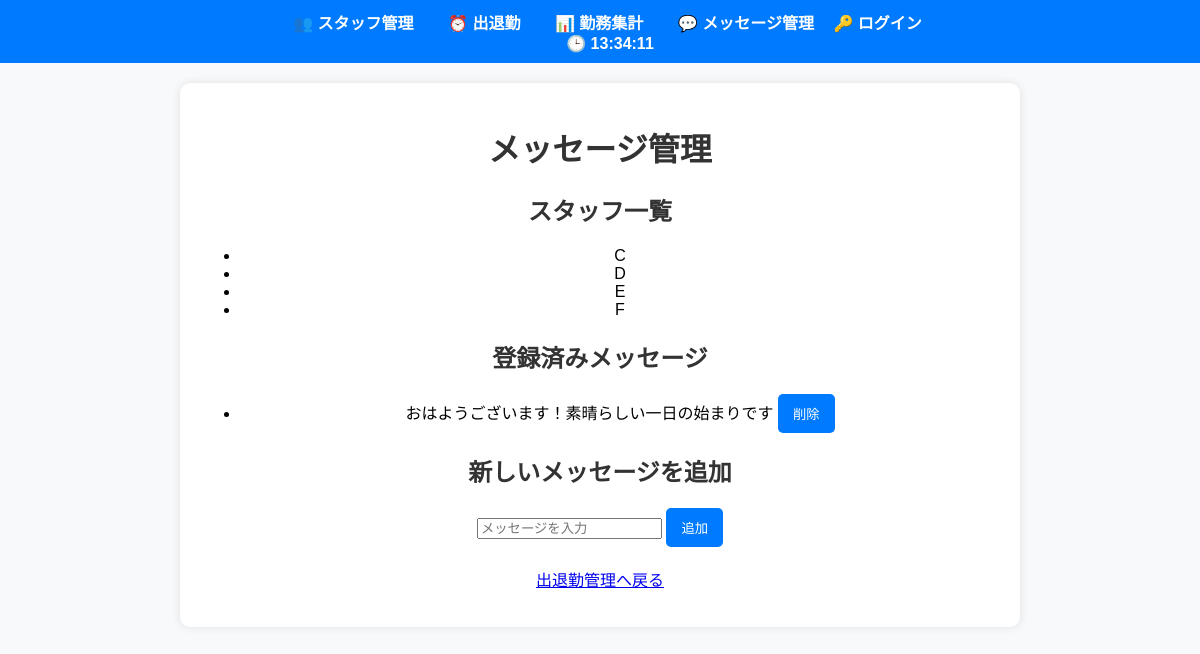
The app's page /messages, older data.
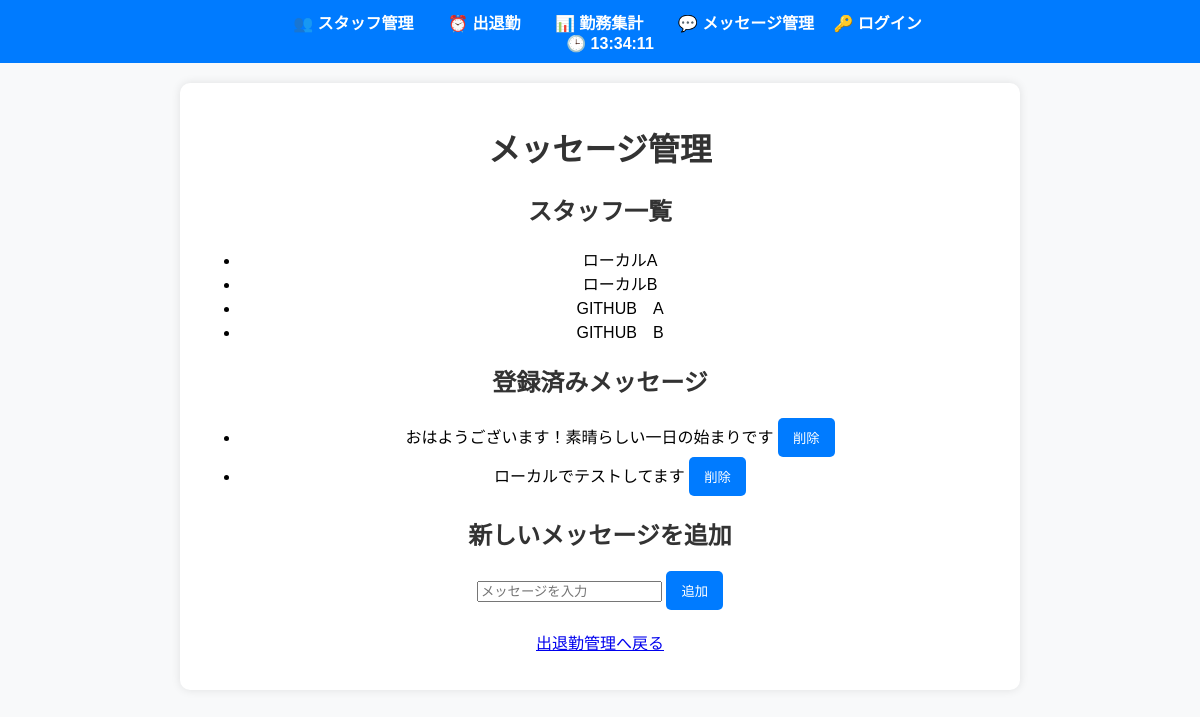
The same page, newer data.
### models.py (models this page shows)
class Staff(db.Model):
    id = db.Column(db.Integer, primary_key=True)
    name = db.Column(db.String(100), nullable=False)

class Message(db.Model):
    id = db.Column(db.Integer, primary_key=True)
    message_text = db.Column(db.String(255), nullable=False)

### routes.py (the view)
@app.route('/messages')
def message_list():
    messages = Message.query.all()  # メッセージ一覧を取得
    staff_list = Staff.query.all()  # ✅ スタッフ一覧を取得して `messages.html` に渡す
    return render_template('messages.html', messages=messages, staff_list=staff_list)

### templates/messages.html (shortened to what this page needs)
{% extends "base.html" %}
{% block content %}
<h1>メッセージ管理</h1>
<h2>スタッフ一覧</h2>
<ul>
    {% for person in staff_list %}
        <li>{{ person.name }}</li>
    {% endfor %}
</ul>
<h2>登録済みメッセージ</h2>
<ul>
    {% for message in messages %}
        <li>
            {{ message.message_text }}
            <form action="{{ url_for('delete_message', message_id=message.id) }}" method="POST" style="display:inline;">
                <button type="submit">削除</button>
            </form>
        </li>
    {% endfor %}
</ul>
<h2>新しいメッセージを追加</h2>
<form action="{{ url_for('add_message') }}" method="POST">
    <input type="text" name="message_text" placeholder="メッセージを入力" required>
    <button type="submit">追加</button>
</form>
<p><a href="{{ url_for('attendance') }}">出退勤管理へ戻る</a></p>
{% endblock %}

Row changes from the older to the newer data that the page shows:
removed Staff: name "E"
removed Staff: name "F"
added Staff: name "ローカルA"
added Staff: name "ローカルB"
changed Staff: name "C" → "GITHUB A"
changed Staff: name "D" → "GITHUB B"
added Message: message_text "ローカルでテストしてます"
